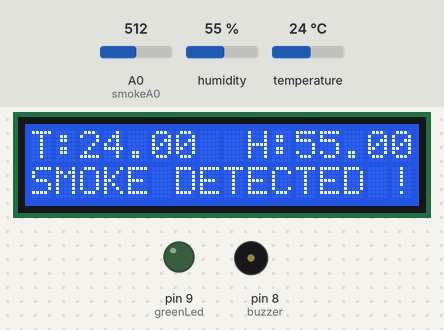
Recording of a sketch running on a simulated Arduino Uno, built with avr-gcc and run on an emulated ATmega328P. Parts: 16×2 character LCD, output pins drawn as LEDs (lit = HIGH), buzzer (waves = sounding, pin HIGH). The inputs (shaded band) are chosen by the test bench; at power-on: A0 (smokeA0) = 512, humidity 55 %, temperature 24 °C.

Above: at 1.2 s.
1.3 s: A0 (smokeA0) set to 310
2.8 s: A0 (smokeA0) set to 284
At 3.2 s:
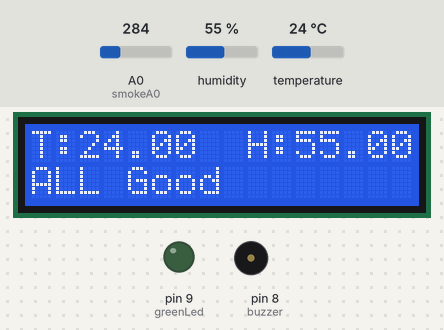
4.3 s: humidity set to 22 %
At 5.3 s:
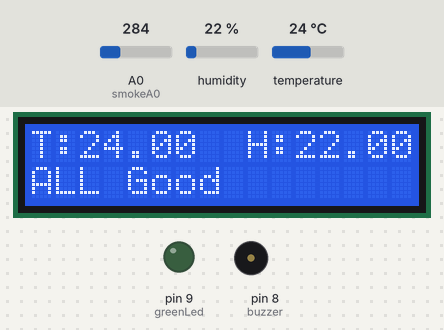
5.9 s: temperature set to 12 °C
At 7.1 s:
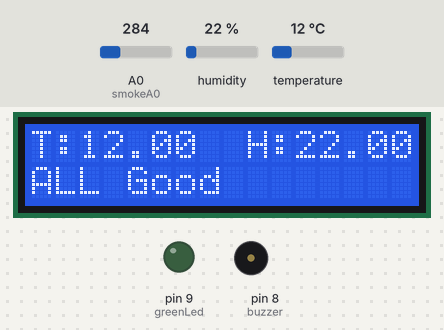
7.4 s: humidity set to 40 %
At 8.2 s:
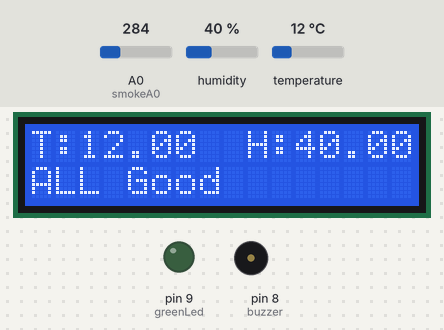
9.0 s: A0 (smokeA0) set to 306
At 10.3 s:
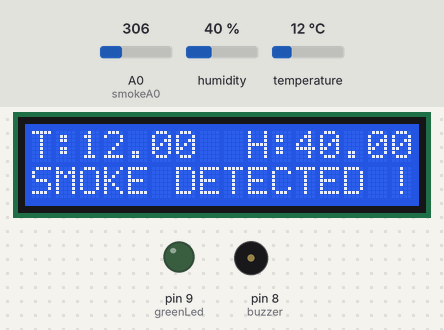
Timing chart, 0 to 11.5 s (numbered marks = the images above; inputs shaded):
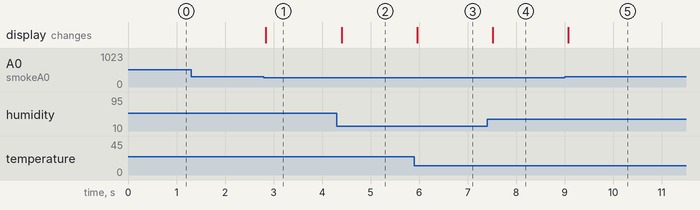

The sketch:

MQ2_DHT_LCD_ARD.ino
```cpp
#include <LiquidCrystal.h>
#include <dht.h>
dht DHT;

#define DHT11_PIN 7
LiquidCrystal lcd(12, 11, 5, 4, 3, 2);
int greenLed = 9;
int buzzer = 8;
int smokeA0 = A0;
// Your threshold value
int sensorThres = 300;

void setup() {

  pinMode(greenLed, OUTPUT);
  pinMode(buzzer, OUTPUT);
  pinMode(smokeA0, INPUT);
  Serial.begin(9600);
  lcd.begin(16, 2);
}

void loop() {
  int s = analogRead(smokeA0);
  int chk = DHT.read11(DHT11_PIN);
  int t = DHT.temperature;
  int h = DHT.humidity;
  if(DHT.temperature >= 0  )
  {
    Lcd_print(t,h,s);
  }
  delay(100);
}
void Lcd_print(int t,int h,int s)
{
    lcd.clear();
    lcd.setCursor(0,0);
    lcd.print("T:");
    lcd.print(DHT.temperature);
    lcd.print("  H:");
    lcd.print(DHT.humidity);
    lcd.setCursor(0,1);
if(s > sensorThres || t >= 50){
  if( t >= 50)
  { lcd.clear();
    lcd.setCursor(0,0);
    lcd.print("High Temperature");
  }
  if(s > sensorThres){
    lcd.setCursor(0,1);
    lcd.print("SMOKE DETECTED !!");
  }
    }
else{
     lcd.setCursor(0,1);
     lcd.print("ALL Good");
    }
}
```

Measured:
- the behaviour switches between 301 and 300 on A0 (smokeA0) (found by bisection; images 0 and 1)
- after the input at 1.3 s, every drawn part: stays the same
- after the input at 2.8 s, the display: changes at once (image 1)
- after the input at 4.3 s, the display: changes after 0.10 s (image 2)
- after the input at 5.9 s, the display: changes after 0.06 s (image 3)
- after the input at 7.4 s, the display: changes after 0.12 s (image 4)
- after the input at 9.0 s, the display: changes after 0.08 s (image 5)
